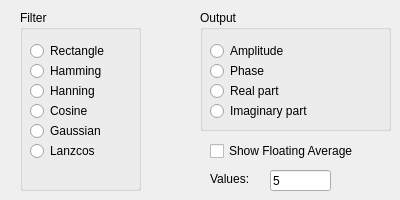
   <widget class="QWidget" name="FFT">
    <property name="toolTip">
     <string>FFT curve and window settings</string>
    </property>
    <attribute name="title">
     <string>FFT</string>
    </attribute>
    <widget class="QRadioButtonGroup" name="groupFilter">
     <property name="geometry">
      <rect>
       <x>20</x>
       <y>10</y>
       <width>121</width>
       <height>181</height>
      </rect>
     </property>
     <property name="toolTip">
      <string>Select FFT filter function</string>
     </property>
     <property name="title">
      <string>Filter</string>
     </property>
     <widget class="QRadioButton" name="rdRectangle">
      <property name="geometry">
       <rect>
        <x>10</x>
        <y>30</y>
        <width>104</width>
        <height>22</height>
       </rect>
      </property>
      <property name="text">
       <string>Rectangle</string>
      </property>
     </widget>
     <widget class="QRadioButton" name="rdHamming">
      <property name="geometry">
       <rect>
        <x>10</x>
        <y>50</y>
        <width>104</width>
        <height>22</height>
       </rect>
      </property>
      <property name="text">
       <string>Hamming</string>
      </property>
     </widget>
     <widget class="QRadioButton" name="rdHanning">
      <property name="geometry">
       <rect>
        <x>10</x>
        <y>70</y>
        <width>104</width>
        <height>22</height>
       </rect>
      </property>
      <property name="text">
       <string>Hanning</string>
      </property>
     </widget>
     <widget class="QRadioButton" name="rdCosine">
      <property name="geometry">
       <rect>
        <x>10</x>
        <y>90</y>
        <width>104</width>
        <height>22</height>
       </rect>
      </property>
      <property name="text">
       <string>Cosine</string>
      </property>
     </widget>
     <widget class="QRadioButton" name="rdGaussian">
      <property name="geometry">
       <rect>
        <x>10</x>
        <y>110</y>
        <width>104</width>
        <height>22</height>
       </rect>
      </property>
      <property name="text">
       <string>Gaussian</string>
      </property>
     </widget>
     <widget class="QRadioButton" name="rdLanzcos">
      <property name="geometry">
       <rect>
        <x>10</x>
        <y>130</y>
        <width>104</width>
        <height>22</height>
       </rect>
      </property>
      <property name="text">
       <string>Lanzcos</string>
      </property>
     </widget>
    </widget>
    <widget class="QRadioButtonGroup" name="groupOutput">
     <property name="geometry">
      <rect>
       <x>200</x>
       <y>10</y>
       <width>191</width>
       <height>121</height>
      </rect>
     </property>
     <property name="toolTip">
      <string>Select FFT output</string>
     </property>
     <property name="title">
      <string>Output</string>
     </property>
     <widget class="QRadioButton" name="rdAmplitude">
      <property name="geometry">
       <rect>
        <x>10</x>
        <y>30</y>
        <width>104</width>
        <height>22</height>
       </rect>
      </property>
      <property name="text">
       <string>Amplitude</string>
      </property>
     </widget>
     <widget class="QRadioButton" name="rdPhase">
      <property name="geometry">
       <rect>
        <x>10</x>
        <y>50</y>
        <width>104</width>
        <height>22</height>
       </rect>
      </property>
      <property name="text">
       <string>Phase</string>
      </property>
     </widget>
     <widget class="QRadioButton" name="rdReal">
      <property name="geometry">
       <rect>
        <x>10</x>
        <y>70</y>
        <width>104</width>
        <height>22</height>
       </rect>
      </property>
      <property name="text">
       <string>Real part</string>
      </property>
     </widget>
     <widget class="QRadioButton" name="rdImaginary">
      <property name="geometry">
       <rect>
        <x>10</x>
        <y>90</y>
        <width>131</width>
        <height>22</height>
       </rect>
      </property>
      <property name="text">
       <string>Imaginary part</string>
      </property>
     </widget>
    </widget>
    <widget class="QCheckBox" name="ckFloatingAverage">
     <property name="geometry">
      <rect>
       <x>210</x>
       <y>140</y>
       <width>171</width>
       <height>22</height>
      </rect>
     </property>
     <property name="text">
      <string>Show Floating Average</string>
     </property>
    </widget>
    <widget class="QLabel" name="labelFloatingAverage">
     <property name="geometry">
      <rect>
       <x>210</x>
       <y>170</y>
       <width>51</width>
       <height>17</height>
      </rect>
     </property>
     <property name="text">
      <string>Values:</string>
     </property>
    </widget>
    <widget class="QLineEdit" name="edtFloatingAverage">
     <property name="geometry">
      <rect>
       <x>270</x>
       <y>170</y>
       <width>61</width>
       <height>21</height>
      </rect>
     </property>
     <property name="text">
      <string>5</string>
     </property>
    </widget>
   </widget>
